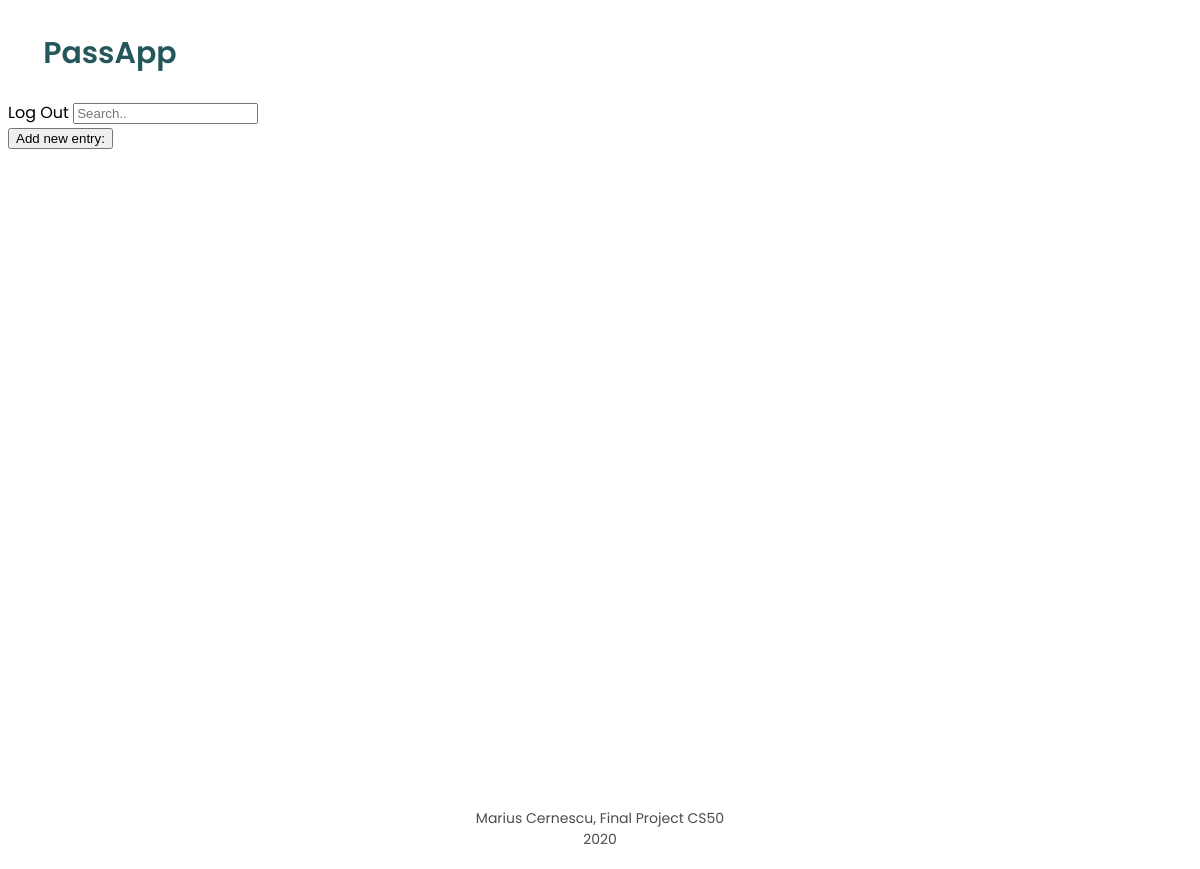
Page /home (signed in) on the earlier database version.
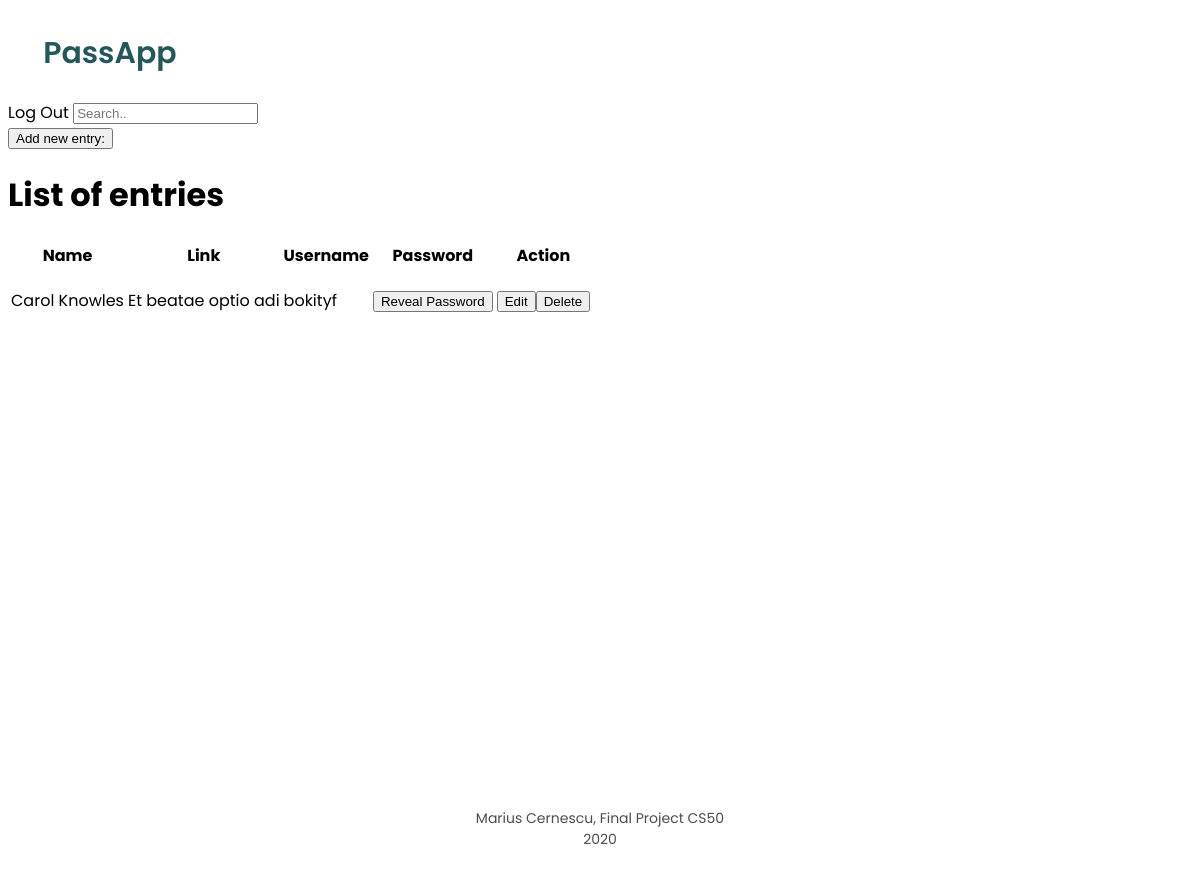
Same page on the later database version.
### tables this page shows
CREATE TABLE 'data' ('id' INTEGER PRIMARY KEY AUTOINCREMENT NOT NULL, 'user_id' INTEGER NOT NULL, 'username' TEXT NOT NULL, 'name' TEXT NOT NULL, 'link' TEXT NOT NULL, 'hash' TEXT NOT NULL);

### app.py (the view, shortened to what this page needs)
@app.route("/home", methods=["GET", "POST"])
@login_required
def index():
    db = SQL("sqlite:///passwordmanager.db")
    user_id = session["user_id"]
    if request.method == "GET":
        data = db.execute(
            "SELECT * FROM data WHERE user_id=:user_id ORDER BY name", user_id=user_id)
        data_json = data
        password = session["user_pass"]
        print(data)
        return render_template("index.html", dataFromFlask=data_json, dataR=password)

### app.py (called while the page is built)
@app.after_request
def after_request(response):
    response.headers["Cache-Control"] = "no-cache, no-store, must-revalidate"
    response.headers["Expires"] = 0
    response.headers["Pragma"] = "no-cache"
    return response

### helpers.py (called while the page is built)
def login_required(f):
    @wraps(f)
    def decorated_function(*args, **kwargs):
        if session.get("user_id") is None:
            return redirect("/login")
        return f(*args, **kwargs)
    return decorated_function

### templates/index.html (shortened to what this page needs)
{% extends "base.html" %} {% block title %} Index {% endblock %} {% block main
%}
<input
  type="text"
  id="mySearch"
  onkeyup="searchFunc()"
  placeholder="Search.."
  title="Type in a category"
/>
<div><button id="add-entry">Add new entry:</button></div>
{% if dataFromFlask %}
<h1>List of entries</h1>
<div>
  <table id="list-entries">
    <thead>
      <tr>
        <th>Name</th>
        <th>Link</th>
        <th>Username</th>
        <th>Password</th>
        <th>Action</th>
        {% endif %}
      </tr>
    </thead>
    <tbody>
      {% for i in dataFromFlask %}
      <tr>
        <td class="name-search" data-entry-id="{{ i['id'] }}">
          {{ i['name'] }}
        </td>
        <td>
          <a class="link-search" target="_blank" href="{{ i['link'] }}"
            >{{ i['link'] }}</a
          >
        </td>
        <td class="username-td"><p>{{ i['username'] }}</p></td>
        <td class="password-td">
          <button class="reveal-button" onclick="htmlActivate(this)">
            Reveal Password
          </button>
        </td>
        <td>
          <button class="edit-button" onclick="editOnClick(this)">Edit</button
          ><button class="delete-button" onclick="deleteOnClick(this)">
            Delete
          </button>
        </td>
      </tr>
      {% endfor %}
    </tbody>
  </table>
</div>
{% endblock %}

### templates/base.html (shortened to what this page needs)
<!DOCTYPE html>
<html lang="en">
  <head>
    <link
      rel="stylesheet"
      href="{{ url_for('static', filename='css/style.css') }}"
    />
    <link
      rel="stylesheet"
      href="{{ url_for('static', filename='css/stylepop.css') }}"
    />
  </head>
  <body>
    <main>
      <header>
        <h1>PassApp</h1>
      </header>
      {% if session.user_id %}
      <a class="nav-link" href="/logout">Log Out</a>
      {% endif %} {% block main %} {% endblock%}
    </main>
    <footer>
      <p class="footer-text">Marius Cernescu, Final Project CS50</p>
      <p class="footer-text">2020</p>
    </footer>
  </body>
</html>

### static/css/style.css (style rules this page uses)
html { font-family: "Poppins", sans-serif; }
main { height: 100vh; }
header { color: #23575a; padding: 0.2rem; position: relative; }
header h1 { font-size: 30px; font-weight: 600; padding-left: 2rem; }
td { position: relative; }
a { text-decoration: none; color: inherit; }
footer { position: relative; margin-bottom: 1.2rem; }
.footer-text { color: #4c4c4c; text-align: center; font-weight: 400; padding: 0; margin: 0; font-size: 14px; }

Differences in the rows shown:
added data: name "Carol Knowles", link "Et beatae optio adi", username "bokityf"
Other differences:
text now shown: "List of entries Name Link Username Password Action"
